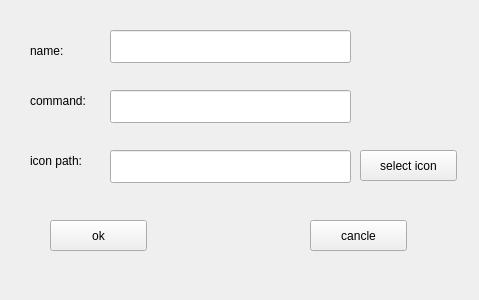
<?xml version="1.0" encoding="UTF-8"?>
<ui version="4.0">
 <class>AddWindow</class>
 <widget class="QWidget" name="AddWindow">
  <property name="geometry">
   <rect>
    <x>0</x>
    <y>0</y>
    <width>479</width>
    <height>300</height>
   </rect>
  </property>
  <property name="windowTitle">
   <string>Form</string>
  </property>
  <widget class="QLabel" name="label">
   <property name="geometry">
    <rect>
     <x>30</x>
     <y>40</y>
     <width>66</width>
     <height>21</height>
    </rect>
   </property>
   <property name="text">
    <string>name:</string>
   </property>
  </widget>
  <widget class="QLabel" name="label_2">
   <property name="geometry">
    <rect>
     <x>30</x>
     <y>90</y>
     <width>66</width>
     <height>21</height>
    </rect>
   </property>
   <property name="text">
    <string>command:</string>
   </property>
  </widget>
  <widget class="QLabel" name="label_3">
   <property name="geometry">
    <rect>
     <x>30</x>
     <y>150</y>
     <width>66</width>
     <height>21</height>
    </rect>
   </property>
   <property name="text">
    <string>icon path:</string>
   </property>
  </widget>
  <widget class="QLineEdit" name="nameText">
   <property name="geometry">
    <rect>
     <x>110</x>
     <y>30</y>
     <width>241</width>
     <height>33</height>
    </rect>
   </property>
  </widget>
  <widget class="QLineEdit" name="commandText">
   <property name="geometry">
    <rect>
     <x>110</x>
     <y>90</y>
     <width>241</width>
     <height>33</height>
    </rect>
   </property>
  </widget>
  <widget class="QLineEdit" name="iconText">
   <property name="geometry">
    <rect>
     <x>110</x>
     <y>150</y>
     <width>241</width>
     <height>33</height>
    </rect>
   </property>
  </widget>
  <widget class="QPushButton" name="selectButton">
   <property name="geometry">
    <rect>
     <x>360</x>
     <y>150</y>
     <width>97</width>
     <height>31</height>
    </rect>
   </property>
   <property name="text">
    <string>select icon</string>
   </property>
  </widget>
  <widget class="QPushButton" name="okButton">
   <property name="geometry">
    <rect>
     <x>50</x>
     <y>220</y>
     <width>97</width>
     <height>31</height>
    </rect>
   </property>
   <property name="text">
    <string>ok</string>
   </property>
  </widget>
  <widget class="QPushButton" name="cancleButton">
   <property name="geometry">
    <rect>
     <x>310</x>
     <y>220</y>
     <width>97</width>
     <height>31</height>
    </rect>
   </property>
   <property name="text">
    <string>cancle</string>
   </property>
  </widget>
 </widget>
 <resources/>
 <connections/>
</ui>
